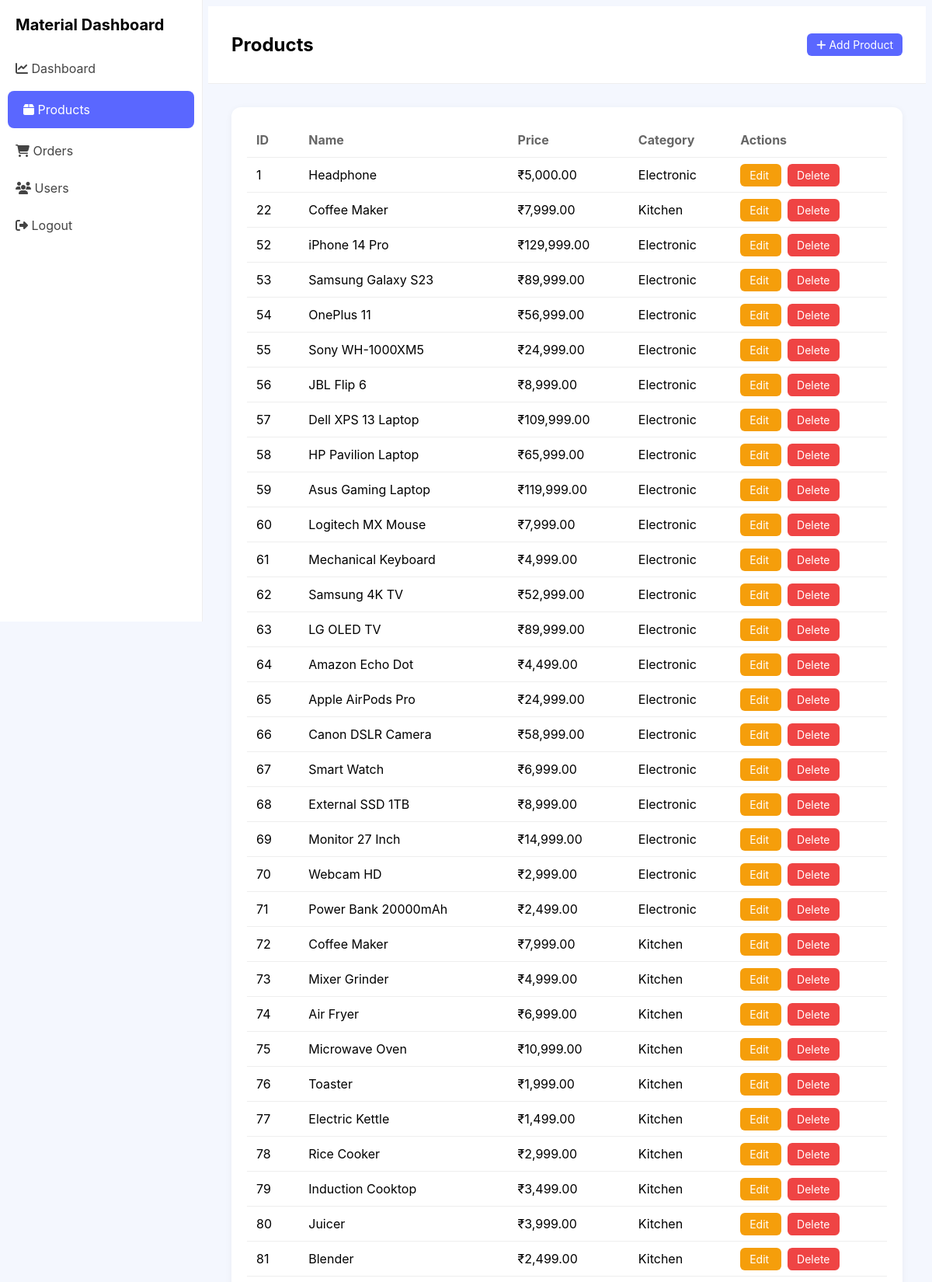
/admin/products.php (signed in, upper part), run on the app's committed database.
### tables this page shows
CREATE TABLE `products` (
  `id` int(11) NOT NULL,
  `name` varchar(255) DEFAULT NULL,
  `description` text DEFAULT NULL,
  `price` decimal(10,2) DEFAULT NULL,
  `category_id` int(11) DEFAULT NULL,
  `image` varchar(255) DEFAULT NULL,
  `stock` int(11) DEFAULT 0,
  `created_at` timestamp NOT NULL DEFAULT current_timestamp()
);

CREATE TABLE `categories` (
  `id` int(11) NOT NULL,
  `name` varchar(100) DEFAULT NULL
);

### admin/products.php (the view, shortened to what this page needs)
<?php
include("../config/db.php");
$result = $conn->query("
SELECT p.*, c.name as category_name
FROM products p
LEFT JOIN categories c ON p.category_id = c.id
");
?>
<!DOCTYPE html>
<html lang="en">
<head>
    <link rel="stylesheet" href="style/assets/css/index.css">
    <link rel="stylesheet"
        href="https://cdnjs.cloudflare.com/ajax/libs/font-awesome/6.5.0/css/all.min.css">
</head>
<body>
    <div class="sidebar">
        <div class="logo">
            Material Dashboard
        </div>
        <a href="dashboard.php">
            <i class="fa fa-chart-line"></i> Dashboard
        </a>
        <a href="products.php" class="active">
            <i class="fa fa-box"></i> Products
        </a>
        <a href="orders.php">
            <i class="fa fa-shopping-cart"></i> Orders
        </a>
        <a href="users.php">
            <i class="fa fa-users"></i> Users
        </a>
        <a href="../auth/logout.php">
            <i class="fa fa-sign-out-alt"></i> Logout
        </a>
    </div>
    <div class="main">
        <div class="header">
            <h2>Products</h2>
            <a href="add_product.php" class="btn btn-add">
                <i class="fa fa-plus"></i> Add Product
            </a>
        </div>
        <div style="padding:30px;">
            <div class="card">
                <table class="table">
                    <thead>
                        <tr>
                            <th>ID</th>
                            <th>Name</th>
                            <th>Price</th>
                            <th>Category</th>
                            <th>Actions</th>
                        </tr>
                    </thead>
                    <tbody>
                        <?php while ($row = $result->fetch_assoc()): ?>
                            <tr>
                                <td><?= $row['id'] ?></td>
                                <td><?= htmlspecialchars($row['name']) ?></td>
                                <td>₹<?= number_format($row['price'], 2) ?></td>
                                <td><?= htmlspecialchars($row['category_name']) ?></td>
                                <td>
                                    <a href="edit_product.php?id=<?= $row['id'] ?>"
                                        class="btn btn-edit"
                                        style="margin-right:8px;">
                                        Edit
                                    </a>
                                    <a href="delete_product.php?id=<?= $row['id'] ?>"
                                        class="btn btn-delete"
                                        onclick="return confirm('Delete this product?')">
                                        Delete
                                    </a>
                                </td>
                            </tr>
                        <?php endwhile; ?>
                    </tbody>
                </table>
            </div>
        </div>
    </div>
</body>
</html>

### admin/style/assets/css/index.css (style rules this page uses)
.btn-edit { background: #f59e0b; margin-right: 8px; }

### admin/products.php (style rules this page uses)
body { background: #f4f7fe; font-family: Inter, sans-serif; }
.sidebar { width: 260px; background: #fff; height: 100vh; position: fixed; left: 0; top: 0; border-right: 1px solid #eee; }
.sidebar .logo { font-size: 20px; font-weight: 700; padding: 20px; }
.sidebar a { display: block; padding: 14px 20px; color: #444; text-decoration: none; }
.sidebar a.active { background: #5a67ff; color: #fff; border-radius: 8px; margin: 5px 10px; }
.main { margin-left: 260px; }
.header { background: #fff; padding: 15px 30px; border-bottom: 1px solid #eee; display: flex; justify-content: space-between; align-items: center; }
.card { background: #fff; padding: 20px; border-radius: 12px; box-shadow: 0 2px 10px rgba(0, 0, 0, 0.05); }
.table { width: 100%; border-collapse: collapse; }
.table th { text-align: left; padding: 12px; border-bottom: 1px solid #eee; color: #666; }
.table td { padding: 12px; border-bottom: 1px solid #eee; }
.btn { padding: 6px 12px; border-radius: 6px; color: #fff; text-decoration: none; font-size: 14px; }
.btn-add { background: #5a67ff; }
.btn-edit { background: #f59e0b; }
.btn-delete { background: #ef4444; }

### data on the page
products: id "1", name "Headphone", price "5,000.00", category.name "Electronic"
products: id "22", name "Coffee Maker", price "7,999.00", category.name "Kitchen"
products: id "52", name "iPhone 14 Pro", price "129,999.00", category.name "Electronic"
products: id "53", name "Samsung Galaxy S23", price "89,999.00", category.name "Electronic"
products: id "54", name "OnePlus 11", price "56,999.00", category.name "Electronic"
products: id "55", name "Sony WH-1000XM5", price "24,999.00", category.name "Electronic"
products: id "56", name "JBL Flip 6", price "8,999.00", category.name "Electronic"
products: id "57", name "Dell XPS 13 Laptop", price "109,999.00", category.name "Electronic"
products: id "58", name "HP Pavilion Laptop", price "65,999.00", category.name "Electronic"
products: id "59", name "Asus Gaming Laptop", price "119,999.00", category.name "Electronic"
products: id "60", name "Logitech MX Mouse", price "7,999.00", category.name "Electronic"
products: id "61", name "Mechanical Keyboard", price "4,999.00", category.name "Electronic"
products: id "62", name "Samsung 4K TV", price "52,999.00", category.name "Electronic"
products: id "63", name "LG OLED TV", price "89,999.00", category.name "Electronic"
products: id "64", name "Amazon Echo Dot", price "4,499.00", category.name "Electronic"
products: id "65", name "Apple AirPods Pro", price "24,999.00", category.name "Electronic"
products: id "66", name "Canon DSLR Camera", price "58,999.00", category.name "Electronic"
products: id "67", name "Smart Watch", price "6,999.00", category.name "Electronic"
products: id "68", name "External SSD 1TB", price "8,999.00", category.name "Electronic"
products: id "69", name "Monitor 27 Inch", price "14,999.00", category.name "Electronic"
products: id "70", name "Webcam HD", price "2,999.00", category.name "Electronic"
products: id "71", name "Power Bank 20000mAh", price "2,499.00", category.name "Electronic"
products: id "72", name "Coffee Maker", price "7,999.00", category.name "Kitchen"
products: id "73", name "Mixer Grinder", price "4,999.00", category.name "Kitchen"
products: id "74", name "Air Fryer", price "6,999.00", category.name "Kitchen"
products: id "75", name "Microwave Oven", price "10,999.00", category.name "Kitchen"
products: id "76", name "Toaster", price "1,999.00", category.name "Kitchen"
products: id "77", name "Electric Kettle", price "1,499.00", category.name "Kitchen"
products: id "78", name "Rice Cooker", price "2,999.00", category.name "Kitchen"
products: id "79", name "Induction Cooktop", price "3,499.00", category.name "Kitchen"
products: id "80", name "Juicer", price "3,999.00", category.name "Kitchen"
products: id "81", name "Blender", price "2,499.00", category.name "Kitchen"
